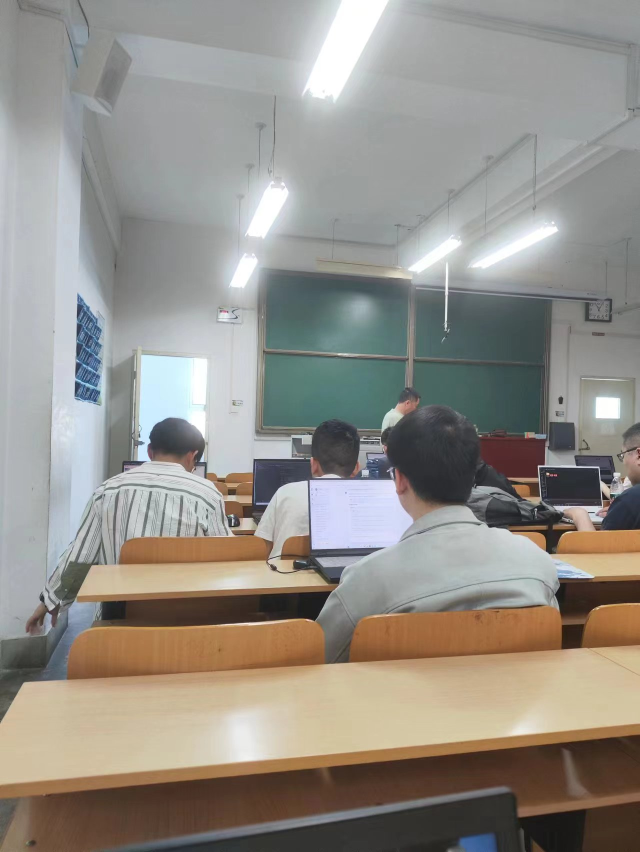
#> input picture python/opencv/课堂练习/pic.jpg, 1279 x 1704 px (shown at 1/2 size)
$ python main.py
#> lines starting #> are read from the running program, lines starting #| are printed output that depends on the picture; after the words box and inside, x2 and y2 are one past the last pixel; in counts of white or black regions, pixels touching at a corner belong together
import cv2
import numpy as np
import matplotlib.pyplot as plt

ori_file_path = "./pic.jpg"

def show_image(desc, image):
    cv2.imshow(desc, image)
    cv2.waitKey(0)
    cv2.destroyAllWindows()

small_size=(240, 320)

# 轮廓检测
def check_contour():
    pic = cv2.imread(ori_file_path)
#> pic is the input picture: shape (1704, 1279, 3); mean B, G, R 136.5, 143.6, 147.9
    pic_gray = cv2.cvtColor(pic, cv2.COLOR_BGR2GRAY)
    ret, binary_pic = cv2.threshold(pic_gray, 127, 255, cv2.THRESH_BINARY)
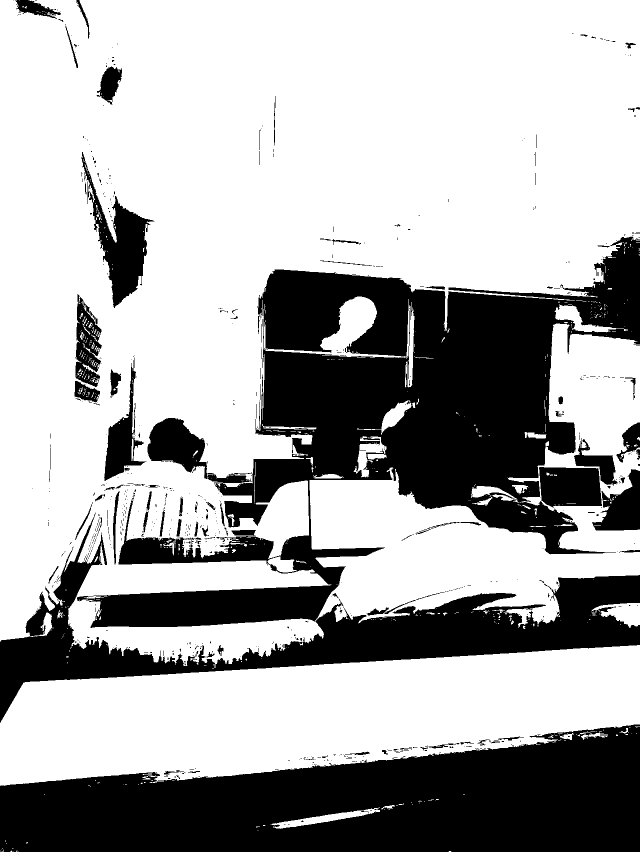
#> binary_pic: shape (1704, 1279) (shown at 1/2 size); 67.1% white; 760 black regions (648 under 20 px)
    contours,_ = cv2.findContours(binary_pic, cv2.RETR_TREE, cv2.CHAIN_APPROX_SIMPLE)
#> contours = 1666 contours, 1458 with area under 20; largest, box (x1, y1, x2, y2) and area: (0, 0, 1279, 1336) 1239286, (0, 1290, 1279, 1572) 245369, (162, 303, 310, 617) 14632, (294, 835, 503, 967) 9868, (1077, 933, 1205, 1016) 9247
    cv2.drawContours(pic, contours, -1, (0, 255, 0), 3)
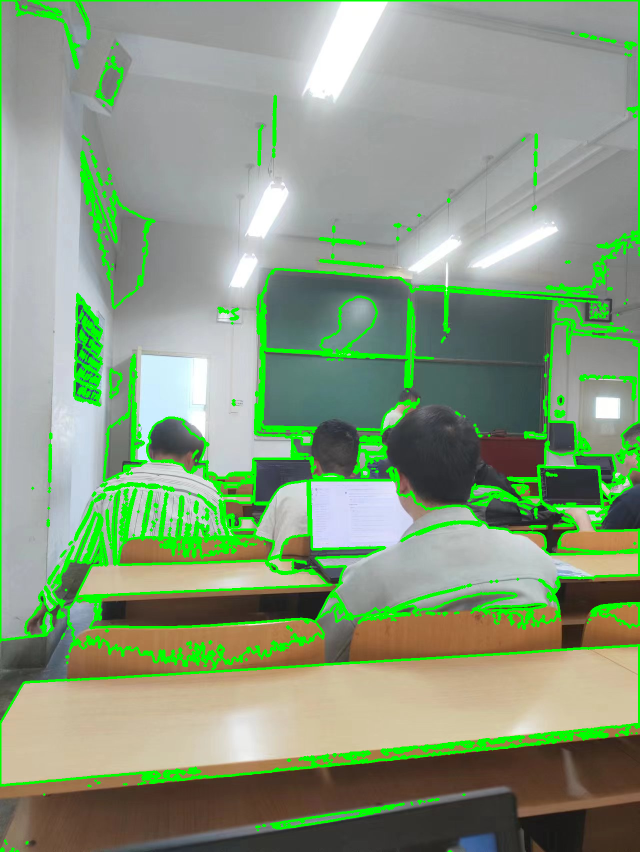
#> pic: shape (1704, 1279, 3) (shown at 1/2 size); 8.97% of pixels changed, all inside (x1, y1, x2, y2) = (0, 0, 1279, 1704)
    pic = cv2.resize(pic,(240, 320))
#> pic: shape (320, 240, 3)
    # show_image("contour", pic)
    cv2.imwrite("contour.jpg",pic)

# 二值图像
def binary_img():
    pic_gray = cv2.imread(ori_file_path, 0)
#> pic_gray: shape (1704, 1279); min 14, max 255, mean 144.1
#> in check_outline, `edged = cv2.Canny(pic, 30, 200)`:
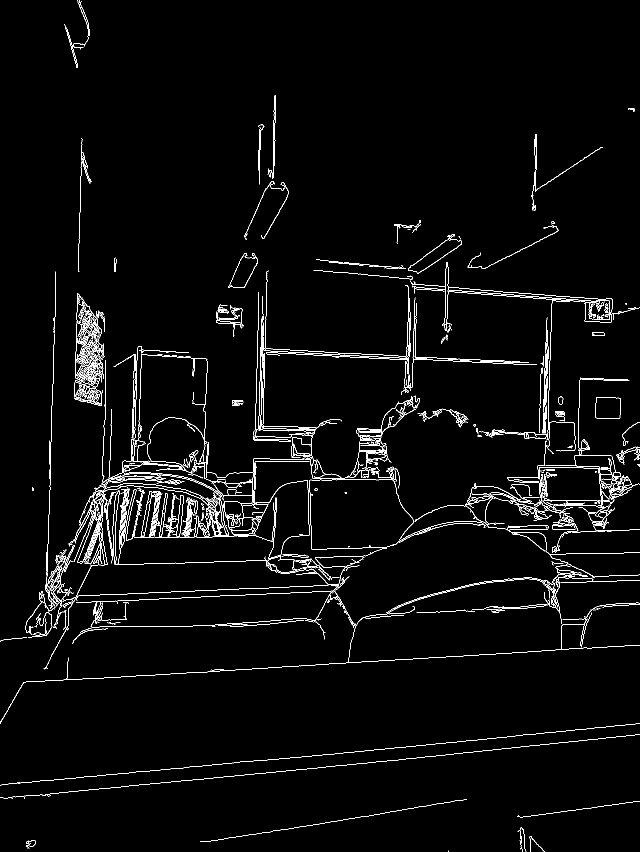
#> edged: shape (1704, 1279) (shown at 1/2 size); 2.7% white in thin lines or dots
    # pic_gray = cv2.resize(pic_gray,(127,170))
    ret,binary=cv2.threshold(pic_gray,127,255,cv2.THRESH_BINARY)
    # show_image("binary", binary)
    cv2.imwrite("binary.jpg",binary)

# 形态学操作
def opt_morphology():
    # 腐蚀
    pic = cv2.imread(ori_file_path, 0)
    kernel_er = np.ones((9,9), np.uint8)
    eroded = cv2.morphologyEx(pic, cv2.MORPH_ERODE, kernel_er)
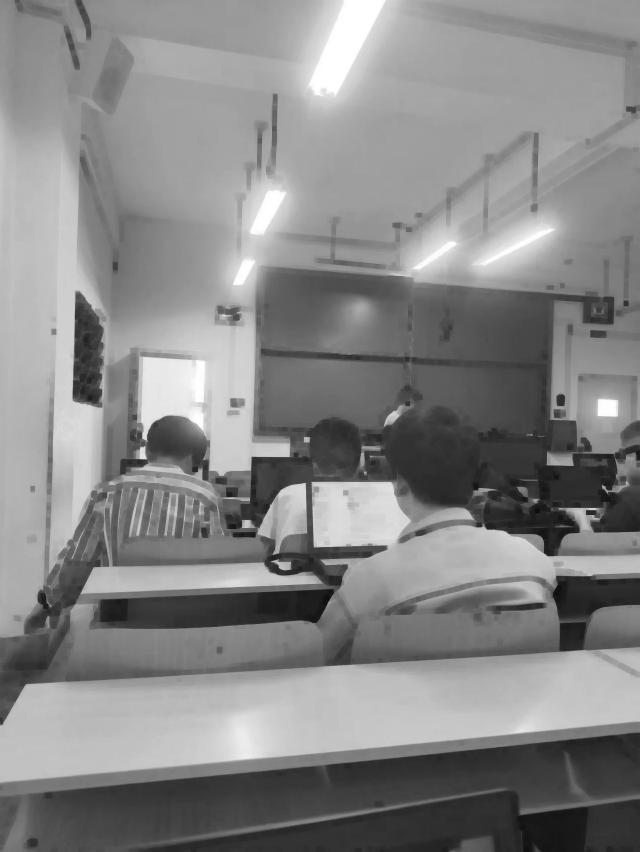
#> eroded: shape (1704, 1279) (shown at 1/2 size); min 14, max 255, mean 134.3
    cv2.imwrite("er.jpg", eroded)
    # plt.subplot(141)
    # plt.imshow(eroded)

    # 膨胀
    kernel_ex = np.ones((9,9), np.uint8)
    extension = cv2.morphologyEx(pic, cv2.MORPH_DILATE, kernel_ex)
    # plt.subplot(142)
    # plt.imshow(extension)
    cv2.imwrite("ex.jpg", extension)

    # 开 腐蚀-膨胀
    open_pic = cv2.morphologyEx(pic, cv2.MORPH_ERODE, kernel_er)
    open_pic = cv2.morphologyEx(open_pic, cv2.MORPH_DILATE, kernel_ex)
    # plt.subplot(143)
    # plt.imshow(open_pic)
    cv2.imwrite("open.jpg", open_pic)

    # 闭 膨胀-腐蚀
    close_pic = cv2.morphologyEx(pic, cv2.MORPH_DILATE, kernel_ex)
    close_pic = cv2.morphologyEx(close_pic, cv2.MORPH_ERODE, kernel_er)
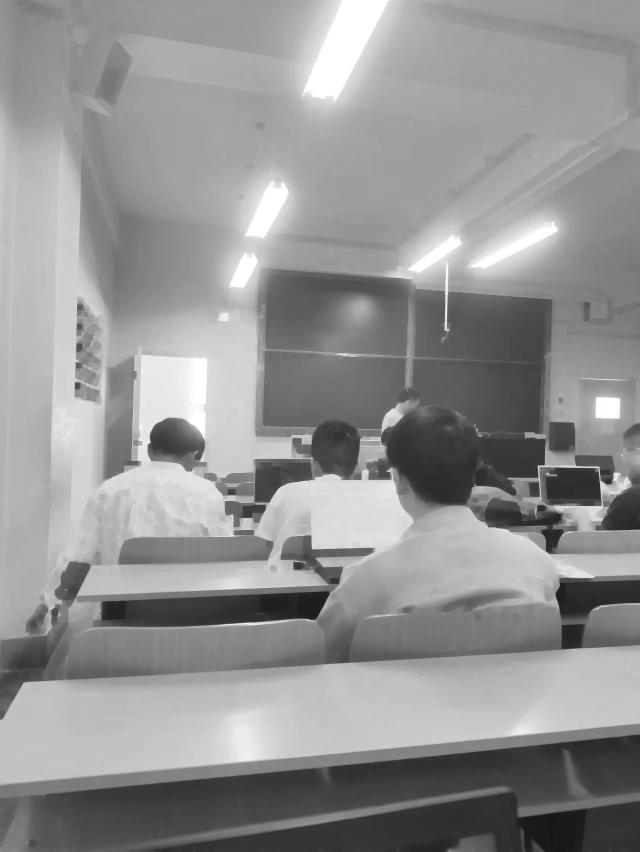
#> close_pic: shape (1704, 1279) (shown at 1/2 size); min 23, max 255, mean 146.6
    # plt.subplot(144)
    # plt.imshow(close_pic)
    cv2.imwrite("close.jpg", close_pic)

    plt.show()

# canny检测边缘
def check_outline():
    pic = cv2.imread(ori_file_path)
    edged = cv2.Canny(pic, 30, 200)
    result_pic = cv2.resize(edged,(240,320))
    # show_image('canny', result_pic)
    cv2.imwrite("canny.jpg", result_pic)

# 颜色识别 找到原图中最多的颜色
def color_recognize():
    pic = cv2.imread(ori_file_path)

    ball_color = 'green'

    color_dist = {'red': {'Lower': np.array([0, 60, 60]), 'Upper': np.array([6, 255, 255])},
              'blue': {'Lower': np.array([100, 80, 46]), 'Upper': np.array([124, 255, 255])},
              'green': {'Lower': np.array([35, 43, 35]), 'Upper': np.array([90, 255, 255])},
              }

    gs_frame = cv2.GaussianBlur(pic, (5, 5), 0)
    hsv = cv2.cvtColor(gs_frame, cv2.COLOR_BGR2HSV)
#> hsv: shape (1704, 1279, 3); mean H, S, V 63.7, 41, 153.7
    erode_hsv = cv2.erode(hsv, None, iterations=2)
#> erode_hsv: shape (1704, 1279, 3); mean H, S, V 59.2, 37.9, 149.3
    inRange_hsv = cv2.inRange(erode_hsv, color_dist[ball_color]['Lower'], color_dist[ball_color]['Upper'])
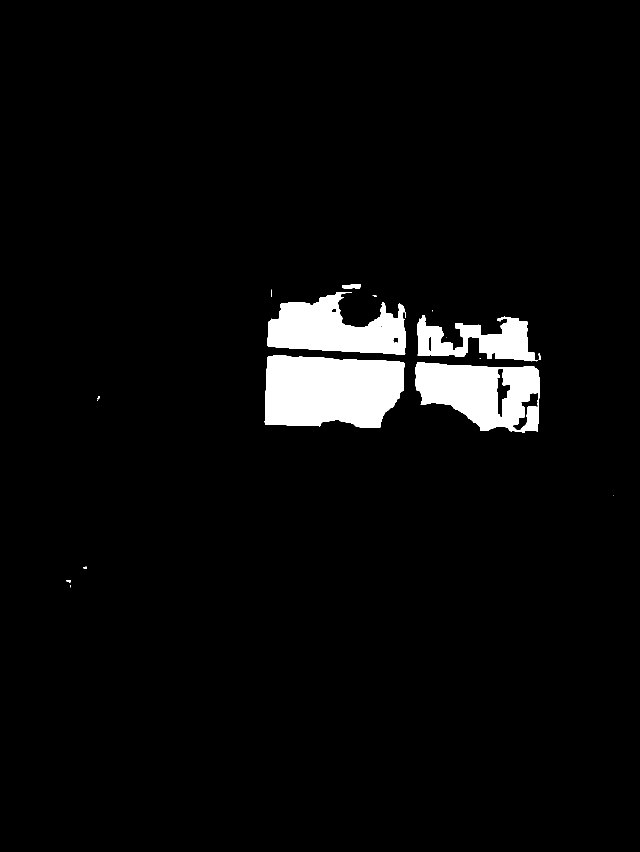
#> inRange_hsv: shape (1704, 1279) (shown at 1/2 size); 4.2% white; 17 white regions (9 under 20 px)
    cnts = cv2.findContours(inRange_hsv.copy(), cv2.RETR_EXTERNAL, cv2.CHAIN_APPROX_SIMPLE)[-2]
#> cnts = 17 contours, 10 with area under 20; largest, box (x1, y1, x2, y2) and area: (529, 710, 810, 856) 34450, (831, 725, 1079, 866) 25724, (535, 584, 812, 709) 21496, (835, 630, 1076, 723) 11193, (685, 568, 722, 577) 230, (1077, 706, 1081, 720) 26, (132, 1160, 142, 1165) 21

    cv2.drawContours(pic, cnts, -1, (0, 255, 255), 2)
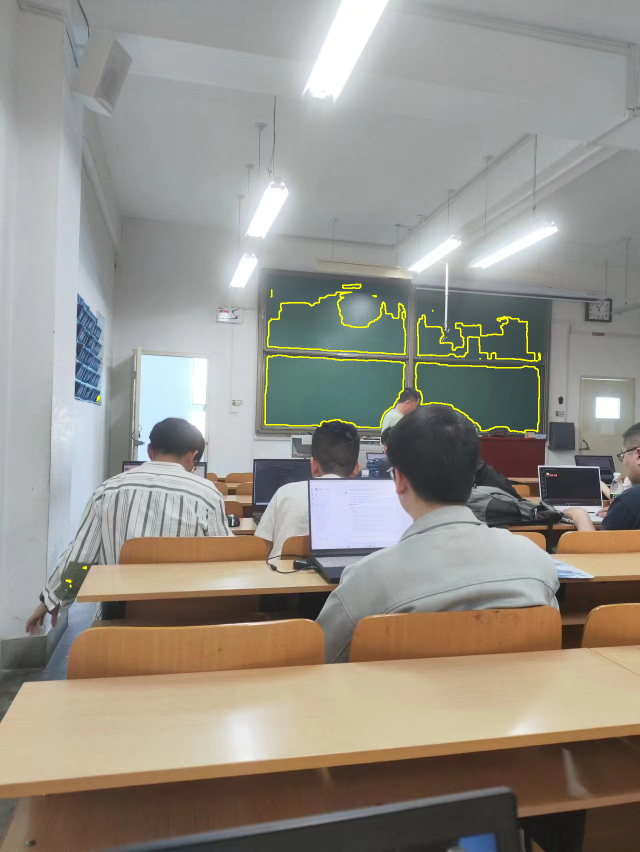
#> pic: shape (1704, 1279, 3) (shown at 1/2 size); 0.54% of pixels changed, all inside (x1, y1, x2, y2) = (131, 567, 1229, 1176)

    # cv2.imshow('camera', pic)
    # cv2.waitKey(0)
    cv2.imwrite("col_rec.jpg", pic)

# 图片滤波
def pic_filter():
    pic = cv2.imread(ori_file_path)
    pic = cv2.resize(pic,(240,320))
    GaussianBlur=cv2.GaussianBlur(pic,(5,5),1)

    plt.subplot(211)
    plt.imshow(GaussianBlur)

    plt.subplot(212)
    plt.imshow(pic)

    plt.savefig("filter.jpg")


check_contour()
binary_img()
check_outline()
pic_filter()
opt_morphology()
color_recognize()
